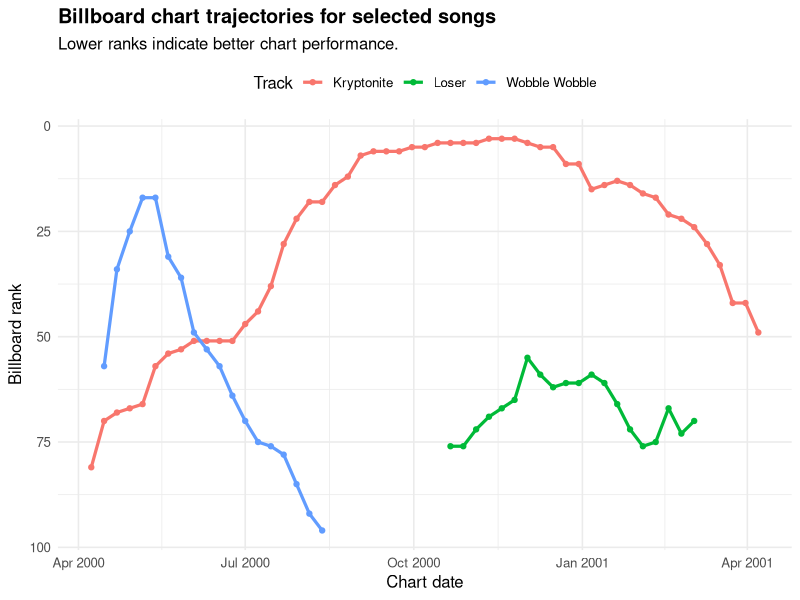

Source code (R):
## ---- chunk 1
#| message: false
library(tidyverse)
## ---- chunk 2
# Convert the wide billboard data into one row per week per song,
# then plot selected songs' chart positions over time.
billboard_long <- billboard |>
  select(artist, track, date.entered, starts_with("wk")) |>
  pivot_longer(
    cols = starts_with("wk"),
    names_to = "week",
    values_to = "rank",
    values_drop_na = TRUE
  ) |>
  mutate(
    week = as.integer(str_remove(week, "wk")),
    chart_date = date.entered + weeks(week - 1)
  ) |>
  filter(track %in% c("Loser", "Kryptonite", "Baby Don't Cry", "Wobble Wobble"))

billboard_long |>
  ggplot(aes(x = chart_date, y = rank, color = track, group = track)) +
  geom_line(linewidth = 1.1) +
  geom_point(size = 1.5) +
  scale_y_reverse() +
  labs(
    title = "Billboard chart trajectories for selected songs",
    subtitle = "Lower ranks indicate better chart performance.",
    x = "Chart date",
    y = "Billboard rank",
    color = "Track"
  ) +
  theme_minimal(base_size = 12) +
  theme(
    plot.title = element_text(face = "bold"),
    legend.position = "top"
  )
